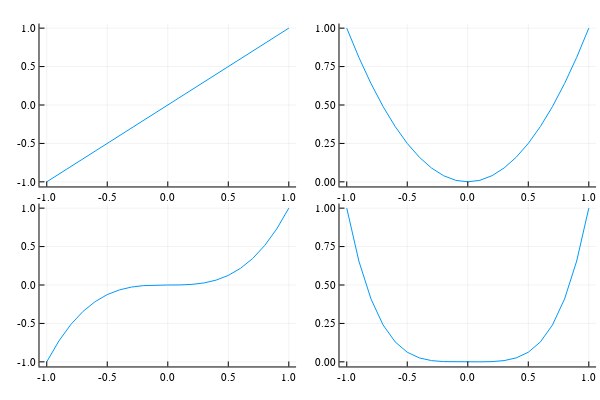

Here is the notebook cell this chart was saved with:
### Code cell
p1 = plot(x, x)
p2 = plot(x, x.^2)
p3 = plot(x, x.^3)
p4 = plot(x, x.^4)
plot(p1, p2, p3, p4, layout = (2, 2), legend = false)

### Figure 1 — Plotly figure (JSON) as saved in the notebook; plotly's stock layout.template omitted (floating-point values rounded to 4 significant figures)
{"data": [{"colorbar": {"len": 0.4525, "title": "", "x": 0.4934, "y": 0.7639}, "legendgroup": "y1", "line": {"color": "rgba(0, 154, 250, 1.000)", "dash": "solid", "shape": "linear", "width": 1}, "mode": "lines", "name": "y1", "showlegend": true, "type": "scatter", "x": [-1, -0.9, -0.8, -0.7, -0.6, -0.5, -0.4, -0.3, -0.2, -0.1, 0, 0.1, 0.2, 0.3, 0.4, 0.5, 0.6, 0.7, 0.8, 0.9, 1], "xaxis": "x1", "y": [-1, -0.9, -0.8, -0.7, -0.6, -0.5, -0.4, -0.3, -0.2, -0.1, 0, 0.1, 0.2, 0.3, 0.4, 0.5, 0.6, 0.7, 0.8, 0.9, 1], "yaxis": "y1"}, {"colorbar": {"len": 0.4525, "title": "", "x": 0.9934, "y": 0.7639}, "legendgroup": "y1", "line": {"color": "rgba(0, 154, 250, 1.000)", "dash": "solid", "shape": "linear", "width": 1}, "mode": "lines", "name": "y1", "showlegend": true, "type": "scatter", "x": [-1, -0.9, -0.8, -0.7, -0.6, -0.5, -0.4, -0.3, -0.2, -0.1, 0, 0.1, 0.2, 0.3, 0.4, 0.5, 0.6, 0.7, 0.8, 0.9, 1], "xaxis": "x2", "y": [1, 0.81, 0.64, 0.49, 0.36, 0.25, 0.16, 0.09, 0.04, 0.01, 0, 0.01, 0.04, 0.09, 0.16, 0.25, 0.36, 0.49, 0.64, 0.81, 1], "yaxis": "y2"}, {"colorbar": {"len": 0.4525, "title": "", "x": 0.4934, "y": 0.2639}, "legendgroup": "y1", "line": {"color": "rgba(0, 154, 250, 1.000)", "dash": "solid", "shape": "linear", "width": 1}, "mode": "lines", "name": "y1", "showlegend": true, "type": "scatter", "x": [-1, -0.9, -0.8, -0.7, -0.6, -0.5, -0.4, -0.3, -0.2, -0.1, 0, 0.1, 0.2, 0.3, 0.4, 0.5, 0.6, 0.7, 0.8, 0.9, 1], "xaxis": "x3", "y": [-1, -0.729, -0.512, -0.343, -0.216, -0.125, -0.064, -0.027, -0.008, -0.001, 0, 0.001, 0.008, 0.027, 0.064, 0.125, 0.216, 0.343, 0.512, 0.729, 1], "yaxis": "y3"}, {"colorbar": {"len": 0.4525, "title": "", "x": 0.9934, "y": 0.2639}, "legendgroup": "y1", "line": {"color": "rgba(0, 154, 250, 1.000)", "dash": "solid", "shape": "linear", "width": 1}, "mode": "lines", "name": "y1", "showlegend": true, "type": "scatter", "x": [-1, -0.9, -0.8, -0.7, -0.6, -0.5, -0.4, -0.3, -0.2, -0.1, 0, 0.1, 0.2, 0.3, 0.4, 0.5, 0.6, 0.7, 0.8, 0.9, 1], "xaxis": "x4", "y": [1, 0.6561, 0.4096, 0.2401, 0.1296, 0.0625, 0.0256, 0.0081, 0.0016, 0.0001, 0, 0.0001, 0.0016, 0.0081, 0.0256, 0.0625, 0.1296, 0.2401, 0.4096, 0.6561, 1], "yaxis": "y4"}], "layout": {"annotations": [], "height": 400, "margin": {"b": 20, "l": 0, "r": 0, "t": 20}, "paper_bgcolor": "rgba(255, 255, 255, 1.000)", "plot_bgcolor": "rgba(255, 255, 255, 1.000)", "showlegend": false, "width": 600, "xaxis1": {"anchor": "y1", "domain": [0.06582, 0.4934], "gridcolor": "rgba(0, 0, 0, 0.100)", "gridwidth": 0.5, "linecolor": "rgba(0, 0, 0, 1.000)", "mirror": false, "range": [-1.06, 1.06], "showgrid": true, "showline": true, "showticklabels": true, "tickangle": 0, "tickcolor": "rgb(0, 0, 0)", "tickfont": {"color": "rgba(0, 0, 0, 1.000)", "family": "sans-serif", "size": 11}, "tickmode": "array", "ticks": "inside", "ticktext": ["-1.0", "-0.5", "0.0", "0.5", "1.0"], "tickvals": [-1, -0.5, 0, 0.5, 1], "title": "", "titlefont": {"color": "rgba(0, 0, 0, 1.000)", "family": "sans-serif", "size": 15}, "type": "-", "visible": true, "zeroline": false, "zerolinecolor": "rgba(0, 0, 0, 1.000)"}, "xaxis2": {"anchor": "y2", "domain": [0.5658, 0.9934], "gridcolor": "rgba(0, 0, 0, 0.100)", "gridwidth": 0.5, "linecolor": "rgba(0, 0, 0, 1.000)", "mirror": false, "range": [-1.06, 1.06], "showgrid": true, "showline": true, "showticklabels": true, "tickangle": 0, "tickcolor": "rgb(0, 0, 0)", "tickfont": {"color": "rgba(0, 0, 0, 1.000)", "family": "sans-serif", "size": 11}, "tickmode": "array", "ticks": "inside", "ticktext": ["-1.0", "-0.5", "0.0", "0.5", "1.0"], "tickvals": [-1, -0.5, 0, 0.5, 1], "title": "", "titlefont": {"color": "rgba(0, 0, 0, 1.000)", "family": "sans-serif", "size": 15}, "type": "-", "visible": true, "zeroline": false, "zerolinecolor": "rgba(0, 0, 0, 1.000)"}, "xaxis3": {"anchor": "y3", "domain": [0.06582, 0.4934], "gridcolor": "rgba(0, 0, 0, 0.100)", "gridwidth": 0.5, "linecolor": "rgba(0, 0, 0, 1.000)", "mirror": false, "range": [-1.06, 1.06], "showgrid": true, "showline": true, "showticklabels": true, "tickangle": 0, "tickcolor": "rgb(0, 0, 0)", "tickfont": {"color": "rgba(0, 0, 0, 1.000)", "family": "sans-serif", "size": 11}, "tickmode": "array", "ticks": "inside", "ticktext": ["-1.0", "-0.5", "0.0", "0.5", "1.0"], "tickvals": [-1, -0.5, 0, 0.5, 1], "title": "", "titlefont": {"color": "rgba(0, 0, 0, 1.000)", "family": "sans-serif", "size": 15}, "type": "-", "visible": true, "zeroline": false, "zerolinecolor": "rgba(0, 0, 0, 1.000)"}, "xaxis4": {"anchor": "y4", "domain": [0.5658, 0.9934], "gridcolor": "rgba(0, 0, 0, 0.100)", "gridwidth": 0.5, "linecolor": "rgba(0, 0, 0, 1.000)", "mirror": false, "range": [-1.06, 1.06], "showgrid": true, "showline": true, "showticklabels": true, "tickangle": 0, "tickcolor": "rgb(0, 0, 0)", "tickfont": {"color": "rgba(0, 0, 0, 1.000)", "family": "sans-serif", "size": 11}, "tickmode": "array", "ticks": "inside", "ticktext": ["-1.0", "-0.5", "0.0", "0.5", "1.0"], "tickvals": [-1, -0.5, 0, 0.5, 1], "title": "", "titlefont": {"color": "rgba(0, 0, 0, 1.000)", "family": "sans-serif", "size": 15}, "type": "-", "visible": true, "zeroline": false, "zerolinecolor": "rgba(0, 0, 0, 1.000)"}, "yaxis1": {"anchor": "x1", "domain": [0.5376, 0.9902], "gridcolor": "rgba(0, 0, 0, 0.100)", "gridwidth": 0.5, "linecolor": "rgba(0, 0, 0, 1.000)", "mirror": false, "range": [-1.06, 1.06], "showgrid": true, "showline": true, "showticklabels": true, "tickangle": 0, "tickcolor": "rgb(0, 0, 0)", "tickfont": {"color": "rgba(0, 0, 0, 1.000)", "family": "sans-serif", "size": 11}, "tickmode": "array", "ticks": "inside", "ticktext": ["-1.0", "-0.5", "0.0", "0.5", "1.0"], "tickvals": [-1, -0.5, 0, 0.5, 1], "title": "", "titlefont": {"color": "rgba(0, 0, 0, 1.000)", "family": "sans-serif", "size": 15}, "type": "-", "visible": true, "zeroline": false, "zerolinecolor": "rgba(0, 0, 0, 1.000)"}, "yaxis2": {"anchor": "x2", "domain": [0.5376, 0.9902], "gridcolor": "rgba(0, 0, 0, 0.100)", "gridwidth": 0.5, "linecolor": "rgba(0, 0, 0, 1.000)", "mirror": false, "range": [-0.03, 1.03], "showgrid": true, "showline": true, "showticklabels": true, "tickangle": 0, "tickcolor": "rgb(0, 0, 0)", "tickfont": {"color": "rgba(0, 0, 0, 1.000)", "family": "sans-serif", "size": 11}, "tickmode": "array", "ticks": "inside", "ticktext": ["0.00", "0.25", "0.50", "0.75", "1.00"], "tickvals": [0, 0.25, 0.5, 0.75, 1], "title": "", "titlefont": {"color": "rgba(0, 0, 0, 1.000)", "family": "sans-serif", "size": 15}, "type": "-", "visible": true, "zeroline": false, "zerolinecolor": "rgba(0, 0, 0, 1.000)"}, "yaxis3": {"anchor": "x3", "domain": [0.03762, 0.4902], "gridcolor": "rgba(0, 0, 0, 0.100)", "gridwidth": 0.5, "linecolor": "rgba(0, 0, 0, 1.000)", "mirror": false, "range": [-1.06, 1.06], "showgrid": true, "showline": true, "showticklabels": true, "tickangle": 0, "tickcolor": "rgb(0, 0, 0)", "tickfont": {"color": "rgba(0, 0, 0, 1.000)", "family": "sans-serif", "size": 11}, "tickmode": "array", "ticks": "inside", "ticktext": ["-1.0", "-0.5", "0.0", "0.5", "1.0"], "tickvals": [-1, -0.5, 0, 0.5, 1], "title": "", "titlefont": {"color": "rgba(0, 0, 0, 1.000)", "family": "sans-serif", "size": 15}, "type": "-", "visible": true, "zeroline": false, "zerolinecolor": "rgba(0, 0, 0, 1.000)"}, "yaxis4": {"anchor": "x4", "domain": [0.03762, 0.4902], "gridcolor": "rgba(0, 0, 0, 0.100)", "gridwidth": 0.5, "linecolor": "rgba(0, 0, 0, 1.000)", "mirror": false, "range": [-0.03, 1.03], "showgrid": true, "showline": true, "showticklabels": true, "tickangle": 0, "tickcolor": "rgb(0, 0, 0)", "tickfont": {"color": "rgba(0, 0, 0, 1.000)", "family": "sans-serif", "size": 11}, "tickmode": "array", "ticks": "inside", "ticktext": ["0.00", "0.25", "0.50", "0.75", "1.00"], "tickvals": [0, 0.25, 0.5, 0.75, 1], "title": "", "titlefont": {"color": "rgba(0, 0, 0, 1.000)", "family": "sans-serif", "size": 15}, "type": "-", "visible": true, "zeroline": false, "zerolinecolor": "rgba(0, 0, 0, 1.000)"}}}
